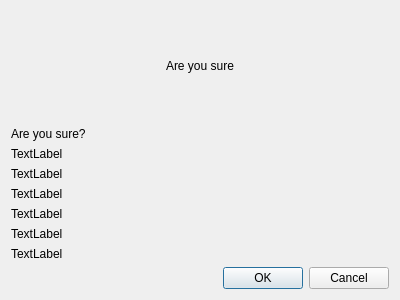
<?xml version="1.0" encoding="UTF-8"?>
<ui version="4.0">
 <class>submit_dia</class>
 <widget class="QDialog" name="submit_dia">
  <property name="geometry">
   <rect>
    <x>0</x>
    <y>0</y>
    <width>400</width>
    <height>300</height>
   </rect>
  </property>
  <property name="windowTitle">
   <string>Dialog</string>
  </property>
  <layout class="QVBoxLayout" name="verticalLayout_2">
   <item>
    <layout class="QHBoxLayout" name="horizontalLayout">
     <item>
      <spacer name="horizontalSpacer">
       <property name="orientation">
        <enum>Qt::Horizontal</enum>
       </property>
       <property name="sizeHint" stdset="0">
        <size>
         <width>40</width>
         <height>20</height>
        </size>
       </property>
      </spacer>
     </item>
     <item>
      <widget class="QLabel" name="label_8">
       <property name="text">
        <string>Are you sure</string>
       </property>
      </widget>
     </item>
     <item>
      <spacer name="horizontalSpacer_2">
       <property name="orientation">
        <enum>Qt::Horizontal</enum>
       </property>
       <property name="sizeHint" stdset="0">
        <size>
         <width>40</width>
         <height>20</height>
        </size>
       </property>
      </spacer>
     </item>
    </layout>
   </item>
   <item>
    <layout class="QVBoxLayout" name="verticalLayout">
     <item>
      <widget class="QLabel" name="label_7">
       <property name="text">
        <string>Are you sure?</string>
       </property>
      </widget>
     </item>
     <item>
      <widget class="QLabel" name="label">
       <property name="text">
        <string>TextLabel</string>
       </property>
      </widget>
     </item>
     <item>
      <widget class="QLabel" name="label_2">
       <property name="text">
        <string>TextLabel</string>
       </property>
      </widget>
     </item>
     <item>
      <widget class="QLabel" name="label_3">
       <property name="text">
        <string>TextLabel</string>
       </property>
      </widget>
     </item>
     <item>
      <widget class="QLabel" name="label_5">
       <property name="text">
        <string>TextLabel</string>
       </property>
      </widget>
     </item>
     <item>
      <widget class="QLabel" name="label_4">
       <property name="text">
        <string>TextLabel</string>
       </property>
      </widget>
     </item>
     <item>
      <widget class="QLabel" name="label_6">
       <property name="text">
        <string>TextLabel</string>
       </property>
      </widget>
     </item>
    </layout>
   </item>
   <item>
    <widget class="QDialogButtonBox" name="buttonBox">
     <property name="orientation">
      <enum>Qt::Horizontal</enum>
     </property>
     <property name="standardButtons">
      <set>QDialogButtonBox::Cancel|QDialogButtonBox::Ok</set>
     </property>
    </widget>
   </item>
  </layout>
 </widget>
 <resources/>
 <connections>
  <connection>
   <sender>buttonBox</sender>
   <signal>accepted()</signal>
   <receiver>submit_dia</receiver>
   <slot>accept()</slot>
   <hints>
    <hint type="sourcelabel">
     <x>248</x>
     <y>254</y>
    </hint>
    <hint type="destinationlabel">
     <x>157</x>
     <y>274</y>
    </hint>
   </hints>
  </connection>
  <connection>
   <sender>buttonBox</sender>
   <signal>rejected()</signal>
   <receiver>submit_dia</receiver>
   <slot>reject()</slot>
   <hints>
    <hint type="sourcelabel">
     <x>316</x>
     <y>260</y>
    </hint>
    <hint type="destinationlabel">
     <x>286</x>
     <y>274</y>
    </hint>
   </hints>
  </connection>
 </connections>
</ui>
